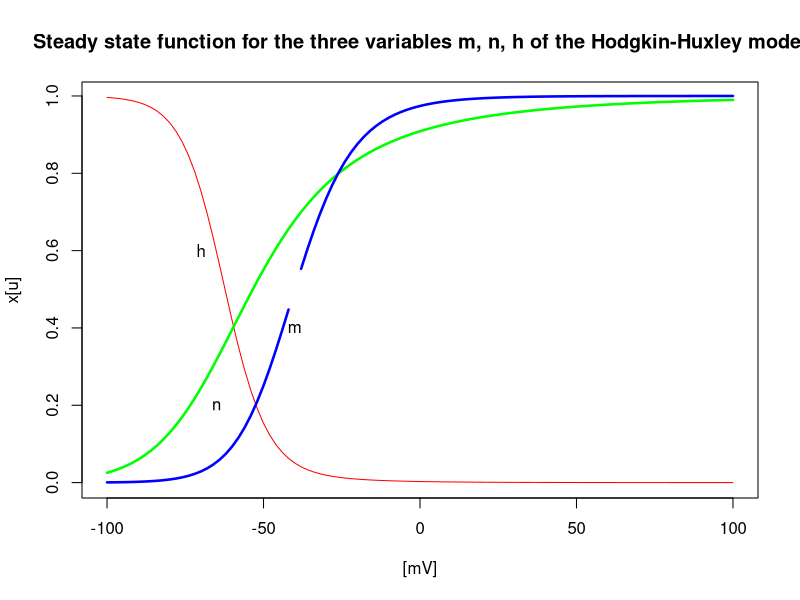
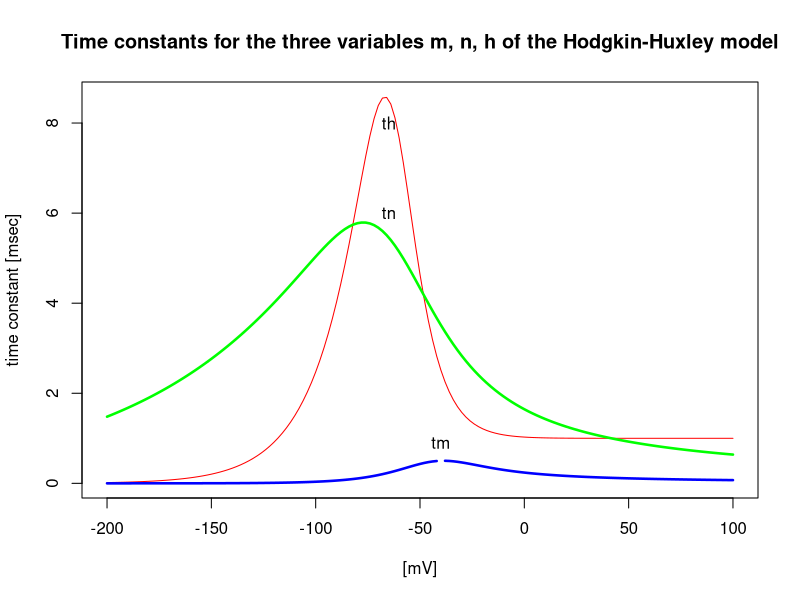
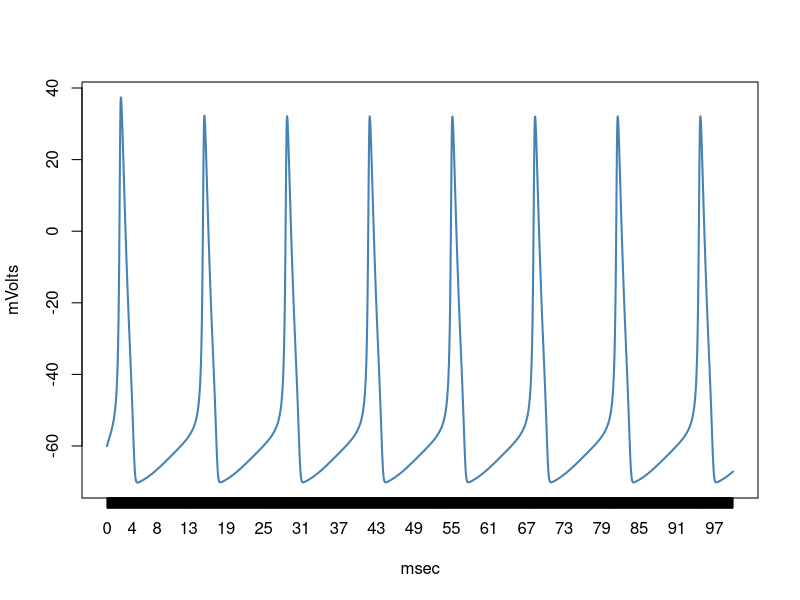

These figures' R source, in order:
## ---- chunk 1
knitr::opts_chunk$set(echo = FALSE)
## ---- chunk 2

v=seq(-100,100,by=2)
dt=2

am <- function(v) 0.1*(v+40)/(1-exp(-(v+40)/10))
bm <- function(v) 4*exp(-(v+65)/18)
m  = am(v)/(am(v)+bm(v))

ah <- function(v) 0.07*exp(-(v+65)/20)
bh <- function(v) 1/(1+exp(-(v+35)/10))
h=  ah(v)/(ah(v) + bh(v))

an <- function(v) 0.01*(v+55)/(1-exp(-(v+55)/10))
bn <- function(v) 0.125*exp(-(v+65)/80)
n= an(v)/(an(v) + bn(v))

plot(v,h,pch=20,col="red", ylab = "x[u]", xlab="[mV]",type="l", main = "Steady state function for the three variables m, n, h of the Hodgkin-Huxley model")
#axis(, at=(v), labels=c(seq(head(v, n=1),tail(v, n=1),by=dt)))
lines(v,n,col="green", type="l",lwd=2.5)
lines(v,m,col="blue", type = "l", lwd=2.5)

text(x=-70,y=.6, label = "h")
text(x=-65,y=.2, label = "n")
text(x=-40,y=.4, label = "m")


## ---- chunk 3


v=seq(-200,100,by=2)
dt=2

ah <- function(v) 0.07*exp(-(v+65)/20)
bh <- function(v) 1/(1+exp(-(v+35)/10))
ht=  {1/(ah(v) + bh(v))}

an <- function(v) 0.01*(v+55)/(1-exp(-(v+55)/10))
bn <- function(v) 0.125*exp(-(v+65)/80)
nt=  {1/(an(v) + bn(v))}

am <- function(v) 0.1*(v+40)/(1-exp(-(v+40)/10))
bm <- function(v) 4*exp(-(v+65)/18)
mt=  {1/(am(v) + bm(v))}

plot(v,ht,pch=20,col="red", ylab = "time constant [msec]", xlab="[mV]",type="l", main = "Time constants for the three variables m, n, h of the Hodgkin-Huxley model")
#axis(, at=(v), labels=c(seq(head(v, n=1),tail(v, n=1),by=dt)))
lines(v,nt,col="green", type="l",lwd=2.5)
lines(v,mt,col="blue", type = "l", lwd=2.5)

text(x=-65,y=6, label = "tn")
text(x=-65,y=8, label = "th")
text(x=-40,y=.9, label = "tm")

## ---- chunk 4

library( lattice )
Cm=0.01;    # Membrane Capcitance uF/cm^2
dt=.04;     # Time Step ms
I=.1;       #External Current Applied
ENa=55.17;  # mv Na reversal potential
EK=-72.14;  # mv K reversal potential
El=-49.42;  # mv Leakage reversal potential
gbarNa=1.2; # mS/cm^2 Na conductance
gbarK=0.36; # mS/cm^2 K conductance
gbarl=0.003 # mS/cm^2 Leakage conductance
t=(seq(0,100,by=dt)) #Time Array ms


v = -60 # Initial Membrane voltage

    am <- function(v) 0.1*(v+40)/(1-exp(-(v+40)/10))
    bm <- function(v) 4*exp(-(v+65)/18)
    ah <- function(v) 0.07*exp(-(v+65)/20)
    bh <- function(v) 1/(1+exp(-(v+35)/10))
    an <- function(v) 0.01*(v+55)/(1-exp(-(v+55)/10))
    bn <- function(v) 0.125*exp(-(v+65)/80)
    
  

m=am(v)/(am(v)+bm(v)); # Initial m-value
n=an(v)/(an(v)+bn(v)); # Initial n-value
h=ah(v)/(ah(v)+bh(v)); # Initial h-value



i <- 1
i=1
for (i in 1:(length(t)-1)) {
  
 m[i+1]=m[i]+dt*((am(v[i])*(1-m[i]))-(bm(v[i])*m[i]))
 n[i+1]=n[i]+dt*((an(v[i])*(1-n[i]))-(bn(v[i])*n[i]))
 h[i+1]=h[i]+dt*((ah(v[i])*(1-h[i]))-(bh(v[i])*h[i]))
 gNa=gbarNa*m[i]^3*h[i]
 gK=gbarK*n[i]^4
 gl=gbarl

 INa=gNa*(v[i]-ENa)
 IK=gK*(v[i]-EK)
 Il=gl*(v[i]-El)

 
 #Euler method to find the next voltage value
 v[i+1]=v[i]+(dt)*((1/Cm)*(I-(INa+IK+Il)))
   
   i = i+dt
}

x=seq(0,25,by=dt)
plot(v, xlab="msec", ylab="mVolts", xaxt = "n",pch=19,col="steelblue", type="l", lwd=2)
axis(1, at=seq(t), labels=c(seq(0,tail(t, n=1),by=dt)))


